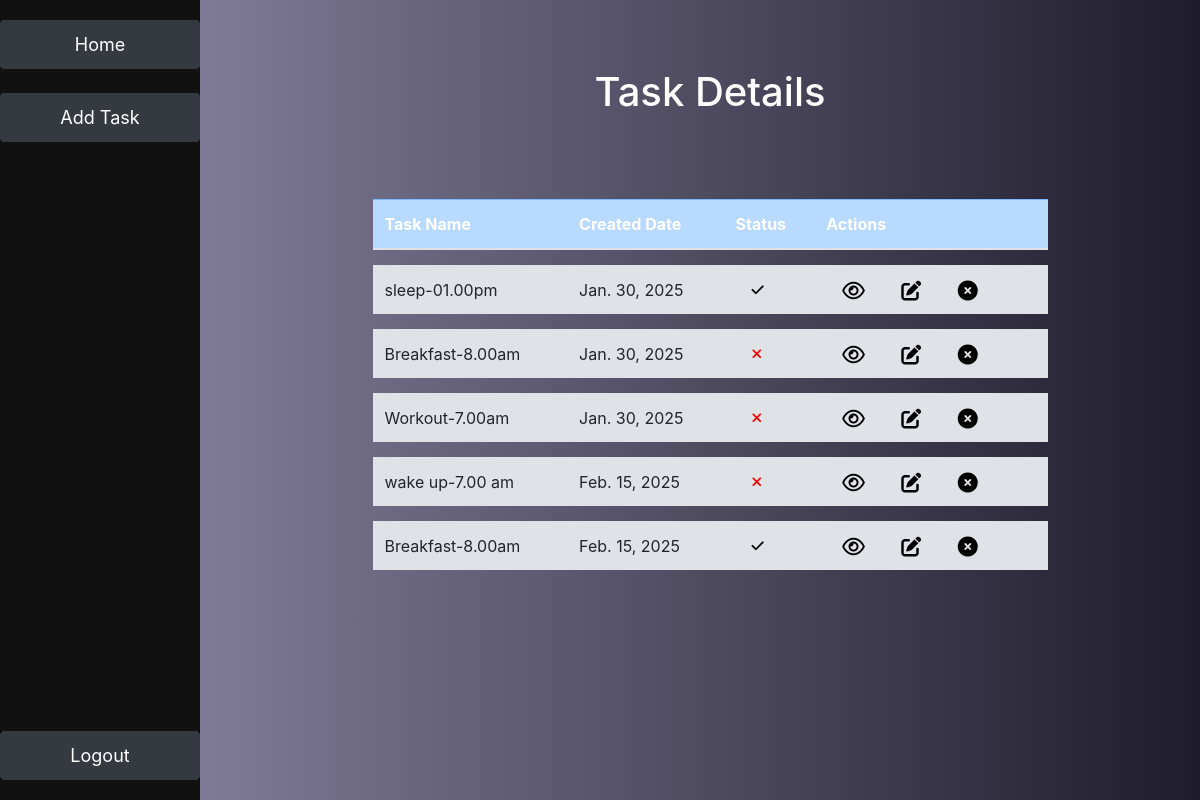
/all/3/, run on the app's committed database.
### MyApp/models.py (models this page shows)
class Taskmodel(models.Model):
    task_name = models.CharField(max_length=100)
    created_date=models.DateField(auto_now_add=True)
    is_completed=models.BooleanField(default=False)
    user_id=models.ForeignKey(User,on_delete=models.CASCADE,null=True)

### MyApp/views.py (the view)
# urls.py: path('all/<int:pk>/',TaskAll.as_view()),
class TaskAll(View):
    def get(self, request,**kwargs):
        id=kwargs.get('pk')
        data = Taskmodel.objects.filter(user_id=id)
        return render(request, 'Alltask.html', {'data': data})

### MyApp/templates/Alltask.html (shortened to what this page needs)
<!DOCTYPE html>
<html lang="en">
<head>
    <link rel="stylesheet" href="https://stackpath.bootstrapcdn.com/bootstrap/4.5.2/css/bootstrap.min.css">
    <link rel="stylesheet" href="https://cdnjs.cloudflare.com/ajax/libs/font-awesome/6.7.2/css/all.min.css"
 />
</head>
<body>
    <div class="sidebar">
        {%for i in data|slice:":1" %}
                <a href="/home/{{i.user_id.id}}/" class="btn btn-dark">Home</a>
        {%endfor%}
        <br>
        <div>
            <a href="/create/" class="btn btn-dark">Add Task</a>
        </div>
            <div style="position: absolute; bottom: 20px; width: 100%; background:black;">
                <a href="/login/" class="btn btn-dark">Logout</a>
            </div>
        </div>
    <div class="content">
        <div class="container w-75">
            <h1 class="mt-5 mb-5 text-center">Task Details</h1>
            <div class="table-responsive">
                <table class="table table-hover">
                    <thead class="table-primary">
                        <tr class="table-primary">
                            <th>Task Name</th>
                            <th>Created Date</th>
                            <th>Status</th>
                            <th>Actions</th>
                        </tr>
                    </thead>
                    <tbody>
                        {% for i in data %}
                        <tr>
                            <td>{{ i.task_name }}</td>
                            <td>{{ i.created_date }}</td>
                            {%if i.is_completed == 1%}
                            <td class="completed"><i class="fa-solid fa-check fa-sm mx-3"></i></td>
                            {%else%}
                            <td class="not-completed"><i class="fa-solid fa-xmark fa-sm mx-3"></i></td>
                            {%endif%}
                            <td>
                                <a href="/detail/{{ i.id }}" class="mx-3"><i class="fa-regular fa-eye fa-lg new"></i></a>
                                <a href="/update/{{ i.id }}" class="mx-3"><i class="fa-solid fa-pen-to-square fa-lg new"></i></a>
                                <a href="/delete/{{ i.id }}" class="mx-3"><i class="fa-solid fa-circle-xmark fa-lg new"></i></a>
                            </td>
                        </tr>
                        {% endfor %}
                    </tbody>
                </table>
            </div>
        </div>
    </div>
</body>
</html>

### MyApp/templates/Alltask.html (style rules this page uses)
body { background: linear-gradient(270deg, #1f1c2c, #928dab); color: white; }
table { margin-top: 20px; width: 100%; border-collapse: separate; border-spacing: 0 15px; }
th, td { padding: 15px; text-align: left; }
th { background-color: #343a40; color: white; border: none; }
td { background-color: #dfe3e7; border: none; }
.completed { color: black; }
.not-completed { color: red; }
.new { color: black; }
.sidebar { height: 100%; width: 200px; position: fixed; top: 0; left: 0; background-color: #111; padding-top: 20px; }
.sidebar a { padding: 10px 15px; text-decoration: none; font-size: 18px; color: white; display: block; }
.content { margin-left: 220px; padding: 20px; }
.table-responsive { width: 100%; }

### data on the page
Taskmodel: task_name "sleep-01.00pm", created_date "Jan. 30, 2025", is_completed True (drawn)
Taskmodel: task_name "Breakfast-8.00am", created_date "Jan. 30, 2025", is_completed False (drawn)
Taskmodel: task_name "Workout-7.00am", created_date "Jan. 30, 2025", is_completed False (drawn)
Taskmodel: task_name "wake up-7.00 am", created_date "Feb. 15, 2025", is_completed False (drawn)
Taskmodel: task_name "Breakfast-8.00am", created_date "Feb. 15, 2025", is_completed True (drawn)
